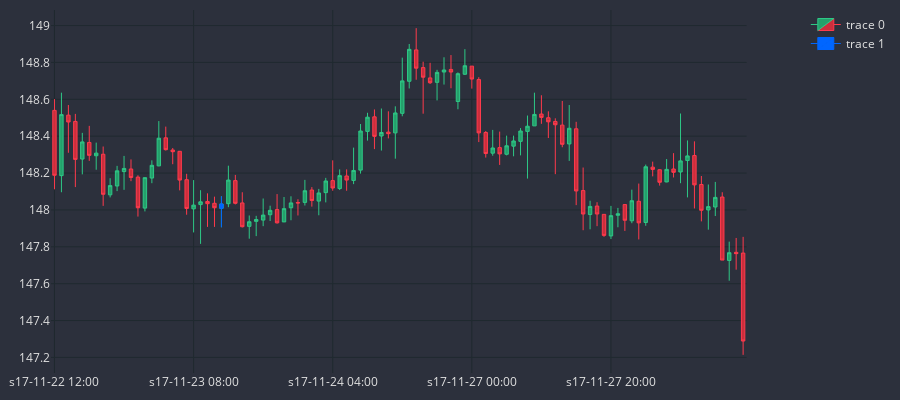

The notebook cell saved with this chart:
### Code cell
MARKER = '#0066FF'
dfp = df_an.iloc[11700:11800]
cp = CandlePlot(dfp, candles=True)
df_temp = cp.df_plot[cp.df_plot.TWEEZER_BOTTOM == True]
cp.fig.add_trace(go.Candlestick(
                x = df_temp.sTime,
                open = df_temp.mid_o,
                high = df_temp.mid_h,
                low = df_temp.mid_l,
                close = df_temp.mid_c,
                line = dict(width=1), 
                opacity = 1,
                increasing_fillcolor=MARKER,
                decreasing_fillcolor=MARKER,
                increasing_line_color=MARKER,
                decreasing_line_color=MARKER,
            ))

cp.show_plot()
